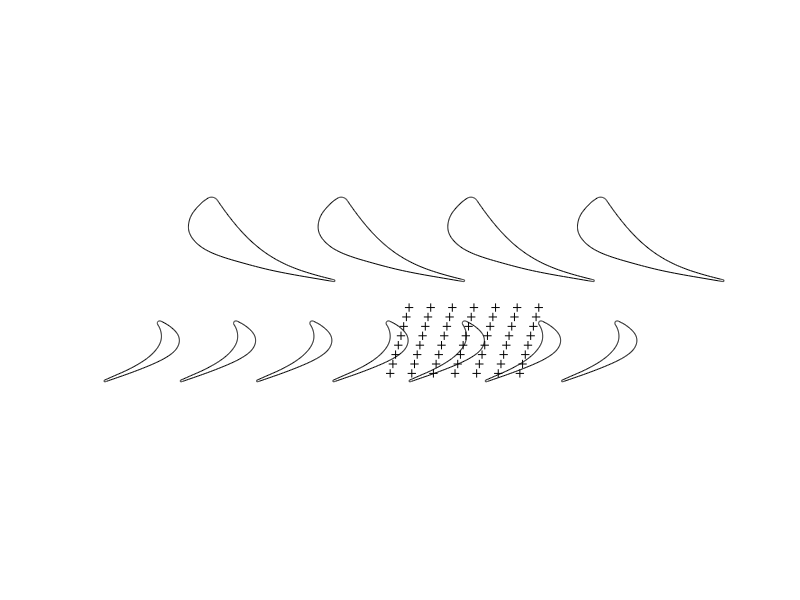

MATLAB code to generate this figure:
function Casing_Settup;
%
% Casing_Settup
%
% A function to create a picture of the casing

% Load Blade_Profiles
NGV = NGV_Profile;
HPB = HPB_Profile;

% Setup gauge locations
for j = 1:7
    gauge_x(:,j) = linspace(20,-79,8)'/100*24.35;
end
for j = 1:8
    gauge_y(j,:) = linspace(0,-100,7)/100*272*2*pi/36-272*2*pi/36/48*(j-1);
end
    
% Delta NGV
D_NGV = 272*2*pi/36;
% Delta HPB
D_HPB = 272*2*pi/60*0.98;
% Delta HPB due to time
T_HPB = 6/144*272*2*pi/360*0.98;

axis off
axis equal
a = gca;
hold on

time = 0;

% Plot NGVs
plot(NGV(:,2)+D_NGV,NGV(:,1),'k')
plot(NGV(:,2),NGV(:,1),'k')
plot(NGV(:,2)-D_NGV,NGV(:,1),'k')
plot(NGV(:,2)-2*D_NGV,NGV(:,1),'k')

der = 1;

% Plot HPBs
plot(HPB(:,2)+der+D_HPB+(time-1)*T_HPB,HPB(:,1),'k')
plot(HPB(:,2)+der+(time-1)*T_HPB,HPB(:,1),'k')
plot(HPB(:,2)+der-D_HPB+(time-1)*T_HPB,HPB(:,1),'k')
plot(HPB(:,2)+der-2*D_HPB+(time-1)*T_HPB,HPB(:,1),'k')
plot(HPB(:,2)+der-3*D_HPB+(time-1)*T_HPB,HPB(:,1),'k')
plot(HPB(:,2)+der-4*D_HPB+(time-1)*T_HPB,HPB(:,1),'k')
plot(HPB(:,2)+der-5*D_HPB+(time-1)*T_HPB,HPB(:,1),'k')

% Plot the gauge points
plot(gauge_y,gauge_x,'k+')
    
% ----------------------------------------- end of Main routine ---------------------------------------------------
% NGV subroutine
function NGV = NGV_Profile;

NGV = [40.222   272.752    -0.994;
    40.217   272.753    -0.938;
    40.206   272.753    -0.865;
    40.191   272.753    -0.766;
    40.176   272.753    -0.672;
    40.160   272.754    -0.581;
    40.129   272.754    -0.405;
    40.098   272.754    -0.231;
    40.067   272.754    -0.051;
    40.036   272.754     0.133;
    40.006   272.754     0.318;
    39.975   272.754     0.503;
    39.944   272.753     0.687;
    39.913   272.753     0.869;
    39.604   272.741     2.686;
    39.295   272.717     4.506;
    38.986   272.681     6.325;
    38.676   272.633     8.138;
    38.367   272.573     9.939;
    38.058   272.502    11.715;
    37.749   272.422    13.455;
    37.440   272.333    15.148;
    37.131   272.237    16.783;
    36.822   272.136    18.355;
    36.513   272.030    19.865;
    36.204   271.920    21.314;
    35.895   271.808    22.700;
    35.585   271.694    24.024;
    35.276   271.579    25.293;
    34.967   271.462    26.517;
    34.658   271.343    27.705;
    34.349   271.223    28.864;
    34.040   271.099    30.003;
    33.731   270.972    31.126;
    33.422   270.842    32.239;
    33.113   270.709    33.342;
    32.804   270.572    34.430;
    32.495   270.434    35.498;
    32.185   270.295    36.541;
    31.876   270.156    37.555;
    31.567   270.019    38.532;
    31.258   269.884    39.467;
    30.949   269.752    40.357;
    30.640   269.624    41.203;
    30.331   269.501    42.004;
    30.022   269.382    42.759;
    29.713   269.268    43.471;
    29.404   269.159    44.139;
    29.094   269.055    44.767;
    28.785   268.957    45.355;
    28.476   268.864    45.904;
    28.167   268.776    46.415;
    27.858   268.693    46.893;
    27.549   268.615    47.337;
    27.240   268.542    47.752;
    26.931   268.472    48.141;
    26.622   268.407    48.504;
    26.313   268.345    48.846;
    26.004   268.286    49.168;
    25.694   268.230    49.471;
    25.385   268.178    49.757;
    25.076   268.128    50.025;
    24.767   268.081    50.275;
    24.458   268.037    50.507;
    24.149   267.997    50.722;
    23.840   267.959    50.920;
    23.531   267.925    51.100;
    23.222   267.894    51.264;
    22.913   267.866    51.411;
    22.603   267.841    51.541;
    22.294   267.819    51.654;
    21.985   267.800    51.750;
    21.676   267.785    51.829;
    21.367   267.773    51.891;
    21.058   267.764    51.937;
    20.749   267.758    51.968;
    20.440   267.755    51.986;
    20.131   267.754    51.990;
    19.822   267.755    51.983;
    19.512   267.759    51.964;
    19.203   267.765    51.933;
    18.894   267.773    51.891;
    18.585   267.783    51.839;
    18.276   267.795    51.775;
    17.967   267.810    51.701;
    17.658   267.826    51.616;
    17.349   267.845    51.520;
    17.040   267.865    51.413;
    16.731   267.888    51.294;
    16.422   267.913    51.163;
    16.112   267.941    51.018;
    15.803   267.971    50.859;
    15.494   268.004    50.685;
    15.185   268.039    50.496;
    14.876   268.078    50.292;
    14.567   268.118    50.075;
    14.258   268.161    49.844;
    13.949   268.206    49.602;
    13.640   268.253    49.347;
    13.331   268.302    49.083;
    13.021   268.352    48.809;
    12.712   268.402    48.529;
    12.403   268.454    48.240;
    12.094   268.508    47.942;
    11.785   268.563    47.634;
    11.476   268.619    47.315;
    11.167   268.678    46.981;
    10.858   268.741    46.619;
    10.549   268.808    46.226;
    10.240   268.880    45.806;
     9.931   268.955    45.363;
     9.621   269.035    44.889;
     9.591   269.045    44.830;
     9.560   269.055    44.767;
     9.529   269.066    44.700;
     9.498   269.078    44.627;
     9.467   269.092    44.547;
     9.436   269.106    44.457;
     9.405   269.123    44.354;
     9.374   269.144    44.231;
     9.359   269.156    44.157;
     9.343   269.170    44.069;
     9.328   269.189    43.954;
     9.317   269.210    43.828;
     9.312   269.235    43.674;
     9.317   269.260    43.518;
     9.328   269.280    43.391;
     9.343   269.298    43.278;
     9.359   269.313    43.190;
     9.374   269.324    43.116;
     9.405   269.344    42.993;
     9.436   269.361    42.890;
     9.467   269.375    42.800;
     9.498   269.388    42.720;
     9.529   269.399    42.647;
     9.560   269.410    42.579;
     9.591   269.420    42.516;
     9.621   269.429    42.458;
     9.652   269.438    42.402;
     9.683   269.446    42.350;
     9.714   269.454    42.300;
     9.745   269.461    42.253;
     9.776   269.468    42.208;
     9.807   269.475    42.165;
     9.838   269.482    42.123;
     9.869   269.488    42.084;
     9.900   269.494    42.046;
     9.931   269.500    42.009;
     9.961   269.505    41.973;
     9.992   269.510    41.939;
    10.023   269.515    41.906;
    10.054   269.520    41.875;
    10.085   269.525    41.844;
    10.116   269.530    41.814;
    10.147   269.534    41.785;
    10.178   269.539    41.757;
    10.209   269.543    41.730;
    10.240   269.547    41.704;
    10.271   269.551    41.679;
    10.301   269.555    41.654;
    10.332   269.558    41.630;
    10.363   269.562    41.607;
    10.394   269.565    41.585;
    10.425   269.569    41.563;
    10.456   269.572    41.542;
    10.487   269.575    41.520;
    10.518   269.579    41.499;
    10.549   269.582    41.478;
    10.580   269.585    41.457;
    10.611   269.588    41.436;
    10.641   269.591    41.415;
    10.672   269.595    41.394;
    10.703   269.598    41.374;
    10.734   269.601    41.353;
    10.765   269.604    41.333;
    10.796   269.607    41.312;
    10.827   269.610    41.291;
    10.858   269.614    41.271;
    11.167   269.646    41.060;
    11.476   269.678    40.848;
    11.785   269.710    40.635;
    12.094   269.742    40.422;
    12.403   269.774    40.208;
    12.712   269.806    39.994;
    13.021   269.838    39.778;
    13.331   269.870    39.561;
    13.640   269.902    39.342;
    13.949   269.934    39.122;
    14.258   269.966    38.899;
    14.567   269.999    38.675;
    14.876   270.031    38.449;
    15.185   270.063    38.220;
    15.494   270.096    37.991;
    15.803   270.128    37.759;
    16.112   270.161    37.526;
    16.422   270.193    37.291;
    16.731   270.226    37.054;
    17.040   270.259    36.815;
    17.349   270.291    36.575;
    17.658   270.324    36.333;
    17.967   270.357    36.089;
    18.276   270.389    35.843;
    18.585   270.422    35.595;
    18.894   270.455    35.345;
    19.203   270.488    35.093;
    19.512   270.521    34.838;
    19.822   270.554    34.580;
    20.131   270.587    34.320;
    20.440   270.620    34.056;
    20.749   270.654    33.789;
    21.058   270.687    33.519;
    21.367   270.721    33.245;
    21.676   270.755    32.968;
    21.985   270.789    32.687;
    22.294   270.823    32.403;
    22.603   270.857    32.115;
    22.913   270.892    31.823;
    23.222   270.926    31.527;
    23.531   270.961    31.228;
    23.840   270.996    30.925;
    24.149   271.031    30.618;
    24.458   271.066    30.306;
    24.767   271.101    29.989;
    25.076   271.136    29.667;
    25.385   271.172    29.339;
    25.694   271.208    29.005;
    26.004   271.244    28.665;
    26.313   271.280    28.319;
    26.622   271.317    27.966;
    26.931   271.354    27.606;
    27.240   271.391    27.239;
    27.549   271.428    26.864;
    27.858   271.466    26.483;
    28.167   271.503    26.093;
    28.476   271.541    25.695;
    28.785   271.580    25.288;
    29.094   271.618    24.872;
    29.404   271.657    24.446;
    29.713   271.695    24.010;
    30.022   271.735    23.562;
    30.331   271.774    23.103;
    30.640   271.814    22.632;
    30.949   271.854    22.147;
    31.258   271.894    21.649;
    31.567   271.934    21.137;
    31.876   271.974    20.610;
    32.185   272.015    20.067;
    32.495   272.056    19.507;
    32.804   272.097    18.929;
    33.113   272.137    18.331;
    33.422   272.178    17.712;
    33.731   272.219    17.071;
    34.040   272.260    16.406;
    34.349   272.301    15.715;
    34.658   272.342    14.997;
    34.967   272.382    14.248;
    35.276   272.421    13.468;
    35.585   272.460    12.655;
    35.895   272.499    11.806;
    36.204   272.536    10.919;
    36.513   272.571     9.994;
    36.822   272.605     9.030;
    37.131   272.636     8.029;
    37.440   272.665     6.991;
    37.749   272.690     5.918;
    38.058   272.712     4.811;
    38.367   272.729     3.669;
    38.676   272.743     2.494;
    38.986   272.751     1.288;
    39.295   272.754     0.052;
    39.326   272.754    -0.072;
    39.356   272.754    -0.195;
    39.387   272.754    -0.320;
    39.418   272.754    -0.446;
    39.449   272.754    -0.576;
    39.480   272.753    -0.709;
    39.511   272.753    -0.842;
    39.542   272.752    -0.968;
    39.573   272.752    -1.081;
    39.604   272.752    -1.156;
    39.635   272.752    -1.202;
    39.666   272.751    -1.235;
    39.696   272.751    -1.261;
    39.727   272.751    -1.281;
    39.758   272.751    -1.296;
    39.789   272.751    -1.308;
    39.820   272.751    -1.316;
    39.851   272.751    -1.322;
    39.882   272.751    -1.324;
    39.913   272.751    -1.324;
    39.944   272.751    -1.320;
    39.975   272.751    -1.314;
    40.006   272.751    -1.304;
    40.036   272.751    -1.291;
    40.067   272.751    -1.273;
    40.098   272.751    -1.251;
    40.129   272.751    -1.223;
    40.160   272.752    -1.186;
    40.176   272.752    -1.163;
    40.191   272.752    -1.133;
    40.206   272.752    -1.095;
    40.217   272.752    -1.051;
    40.222   272.752    -0.994];

% Modify as necessary
% All x-values are relative to the trailing edge
[m,i] = max(NGV(:,1));
x = NGV(:,1)-m;
x = x-14.37;    % Offset from leading edge of rotor

% Set to streamline value
r = sqrt(NGV(:,2).^2+NGV(:,3).^2);
theta = atan2(NGV(:,3),NGV(:,2));
s = r.*theta;

NGV = [-x -(s-s(i))+20];

% ------------------------------ end of NGV ---------------------------------------------------------
% HPB subroutine
function HPB = HPB_Profile
HPB = [75.902   276.754    19.313;
    75.899   276.757    19.266;
    75.891   276.759    19.228;
    75.880   276.760    19.194;
    75.868   276.760    19.167;
    75.857   276.760    19.138;
    75.835   276.761    19.076;
    75.813   276.763    19.011;
    75.790   276.764    18.944;
    75.768   276.766    18.876;
    75.746   276.767    18.807;
    75.723   276.768    18.740;
    75.701   276.770    18.675;
    75.679   276.771    18.610;
    75.455   276.782    17.966;
    75.232   276.791    17.320;
    75.009   276.799    16.676;
    74.786   276.805    16.034;
    74.563   276.810    15.393;
    74.339   276.813    14.752;
    74.116   276.814    14.110;
    73.893   276.815    13.467;
    73.670   276.814    12.825;
    73.447   276.811    12.187;
    73.223   276.806    11.556;
    73.000   276.799    10.934;
    72.777   276.791    10.319;
    72.554   276.782     9.711;
    72.330   276.770     9.109;
    72.107   276.758     8.511;
    71.884   276.743     7.920;
    71.661   276.728     7.334;
    71.438   276.711     6.754;
    71.214   276.693     6.181;
    70.991   276.673     5.614;
    70.768   276.652     5.054;
    70.545   276.630     4.500;
    70.321   276.607     3.952;
    70.098   276.582     3.411;
    69.875   276.556     2.877;
    69.652   276.530     2.353;
    69.429   276.502     1.838;
    69.205   276.473     1.333;
    68.982   276.443     0.838;
    68.759   276.413     0.354;
    68.536   276.381    -0.119;
    68.313   276.349    -0.580;
    68.089   276.316    -1.030;
    67.866   276.282    -1.467;
    67.643   276.248    -1.890;
    67.420   276.213    -2.298;
    67.196   276.178    -2.692;
    66.973   276.142    -3.070;
    66.750   276.106    -3.434;
    66.527   276.070    -3.783;
    66.304   276.033    -4.118;
    66.080   275.997    -4.438;
    65.857   275.960    -4.744;
    65.634   275.923    -5.036;
    65.411   275.886    -5.315;
    65.188   275.849    -5.578;
    64.964   275.812    -5.826;
    64.741   275.776    -6.057;
    64.518   275.739    -6.273;
    64.295   275.703    -6.472;
    64.071   275.667    -6.656;
    63.848   275.631    -6.826;
    63.625   275.595    -6.982;
    63.402   275.560    -7.124;
    63.179   275.525    -7.255;
    62.955   275.490    -7.374;
    62.732   275.455    -7.481;
    62.509   275.421    -7.577;
    62.286   275.387    -7.662;
    62.062   275.353    -7.736;
    61.839   275.320    -7.798;
    61.616   275.287    -7.850;
    61.393   275.254    -7.889;
    61.170   275.221    -7.917;
    60.946   275.189    -7.932;
    60.723   275.157    -7.935;
    60.500   275.126    -7.927;
    60.277   275.095    -7.907;
    60.054   275.064    -7.875;
    59.830   275.033    -7.832;
    59.607   275.003    -7.777;
    59.384   274.973    -7.710;
    59.161   274.944    -7.629;
    58.937   274.915    -7.535;
    58.714   274.886    -7.426;
    58.491   274.858    -7.301;
    58.268   274.830    -7.158;
    58.045   274.802    -7.001;
    57.821   274.774    -6.835;
    57.598   274.747    -6.660;
    57.375   274.720    -6.471;
    57.152   274.693    -6.265;
    56.929   274.666    -6.042;
    56.705   274.639    -5.805;
    56.482   274.613    -5.556;
    56.259   274.586    -5.299;
    56.036   274.560    -5.031;
    55.812   274.533    -4.753;
    55.589   274.506    -4.463;
    55.366   274.479    -4.157;
    55.143   274.452    -3.834;
    54.920   274.425    -3.490;
    54.696   274.398    -3.121;
    54.473   274.370    -2.727;
    54.250   274.342    -2.309;
    54.027   274.314    -1.868;
    53.803   274.285    -1.410;
    53.781   274.282    -1.363;
    53.759   274.279    -1.317;
    53.737   274.276    -1.270;
    53.714   274.273    -1.223;
    53.692   274.270    -1.176;
    53.670   274.267    -1.128;
    53.647   274.264    -1.079;
    53.625   274.261    -1.019;
    53.614   274.260    -0.983;
    53.603   274.258    -0.940;
    53.591   274.257    -0.883;
    53.584   274.256    -0.820;
    53.580   274.256    -0.743;
    53.584   274.257    -0.659;
    53.591   274.258    -0.608;
    53.603   274.259    -0.544;
    53.614   274.261    -0.502;
    53.625   274.263    -0.466;
    53.647   274.266    -0.405;
    53.670   274.269    -0.356;
    53.692   274.273    -0.313;
    53.714   274.276    -0.275;
    53.737   274.279    -0.241;
    53.759   274.282    -0.210;
    53.781   274.285    -0.182;
    53.803   274.289    -0.156;
    53.826   274.292    -0.132;
    53.848   274.295    -0.109;
    53.870   274.298    -0.088;
    53.893   274.301    -0.069;
    53.915   274.304    -0.050;
    53.937   274.308    -0.033;
    53.960   274.311    -0.017;
    53.982   274.314    -0.002;
    54.004   274.317     0.012;
    54.027   274.320     0.025;
    54.049   274.323     0.037;
    54.071   274.327     0.049;
    54.094   274.330     0.059;
    54.116   274.333     0.069;
    54.138   274.336     0.078;
    54.161   274.339     0.086;
    54.183   274.342     0.094;
    54.205   274.346     0.101;
    54.228   274.349     0.108;
    54.250   274.352     0.113;
    54.272   274.355     0.118;
    54.295   274.358     0.123;
    54.317   274.361     0.127;
    54.339   274.365     0.130;
    54.362   274.368     0.133;
    54.384   274.371     0.135;
    54.406   274.374     0.136;
    54.429   274.377     0.137;
    54.451   274.380     0.137;
    54.473   274.384     0.137;
    54.495   274.387     0.136;
    54.518   274.390     0.135;
    54.540   274.393     0.133;
    54.562   274.396     0.130;
    54.585   274.400     0.127;
    54.607   274.403     0.123;
    54.629   274.406     0.119;
    54.652   274.409     0.114;
    54.674   274.412     0.108;
    54.696   274.415     0.101;
    54.920   274.447    -0.003;
    55.143   274.479    -0.153;
    55.366   274.510    -0.295;
    55.589   274.542    -0.424;
    55.812   274.573    -0.543;
    56.036   274.605    -0.652;
    56.259   274.636    -0.753;
    56.482   274.668    -0.844;
    56.705   274.699    -0.928;
    56.929   274.731    -1.003;
    57.152   274.762    -1.071;
    57.375   274.794    -1.132;
    57.598   274.825    -1.186;
    57.821   274.857    -1.233;
    58.045   274.888    -1.273;
    58.268   274.920    -1.306;
    58.491   274.951    -1.333;
    58.714   274.983    -1.353;
    58.937   275.014    -1.366;
    59.161   275.046    -1.371;
    59.384   275.078    -1.370;
    59.607   275.110    -1.361;
    59.830   275.141    -1.345;
    60.054   275.173    -1.320;
    60.277   275.205    -1.288;
    60.500   275.237    -1.247;
    60.723   275.269    -1.197;
    60.946   275.301    -1.139;
    61.170   275.333    -1.073;
    61.393   275.365    -0.998;
    61.616   275.397    -0.915;
    61.839   275.429    -0.823;
    62.062   275.461    -0.724;
    62.286   275.493    -0.616;
    62.509   275.525    -0.500;
    62.732   275.557    -0.375;
    62.955   275.589    -0.243;
    63.179   275.620    -0.103;
    63.402   275.652     0.046;
    63.625   275.684     0.202;
    63.848   275.715     0.366;
    64.071   275.747     0.538;
    64.295   275.778     0.717;
    64.518   275.809     0.904;
    64.741   275.840     1.099;
    64.964   275.871     1.301;
    65.188   275.902     1.510;
    65.411   275.932     1.726;
    65.634   275.962     1.950;
    65.857   275.992     2.183;
    66.080   276.022     2.423;
    66.304   276.051     2.672;
    66.527   276.080     2.930;
    66.750   276.109     3.197;
    66.973   276.137     3.472;
    67.196   276.165     3.757;
    67.420   276.193     4.050;
    67.643   276.220     4.353;
    67.866   276.247     4.665;
    68.089   276.273     4.987;
    68.313   276.298     5.317;
    68.536   276.323     5.656;
    68.759   276.348     6.004;
    68.982   276.371     6.360;
    69.205   276.394     6.726;
    69.429   276.417     7.100;
    69.652   276.438     7.484;
    69.875   276.459     7.875;
    70.098   276.479     8.276;
    70.321   276.498     8.684;
    70.545   276.517     9.101;
    70.768   276.534     9.525;
    70.991   276.551     9.957;
    71.214   276.566    10.396;
    71.438   276.581    10.843;
    71.661   276.594    11.300;
    71.884   276.607    11.768;
    72.107   276.617    12.248;
    72.330   276.627    12.741;
    72.554   276.635    13.246;
    72.777   276.642    13.757;
    73.000   276.647    14.273;
    73.223   276.652    14.789;
    73.447   276.656    15.303;
    73.670   276.659    15.814;
    73.893   276.661    16.323;
    74.116   276.662    16.829;
    74.339   276.663    17.333;
    74.563   276.663    17.833;
    74.786   276.662    18.331;
    75.009   276.661    18.826;
    75.232   276.659    19.318;
    75.255   276.658    19.367;
    75.277   276.658    19.416;
    75.299   276.658    19.463;
    75.322   276.659    19.498;
    75.344   276.660    19.526;
    75.366   276.662    19.548;
    75.388   276.664    19.567;
    75.411   276.666    19.582;
    75.433   276.668    19.595;
    75.455   276.670    19.606;
    75.478   276.673    19.615;
    75.500   276.676    19.622;
    75.522   276.678    19.627;
    75.545   276.681    19.631;
    75.567   276.684    19.633;
    75.589   276.687    19.633;
    75.612   276.691    19.632;
    75.634   276.694    19.629;
    75.656   276.698    19.625;
    75.679   276.701    19.619;
    75.701   276.705    19.611;
    75.723   276.709    19.601;
    75.746   276.713    19.589;
    75.768   276.717    19.574;
    75.790   276.721    19.557;
    75.813   276.726    19.536;
    75.835   276.731    19.510;
    75.857   276.737    19.477;
    75.868   276.740    19.456;
    75.880   276.743    19.431;
    75.891   276.747    19.397;
    75.899   276.750    19.363;
    75.902   276.754    19.313];

% Modify as necessary
% All x-values are relative to the leading edge
[m,i] = min(HPB(:,1));
x = HPB(:,1)-m;

% Set to streamline value
r = sqrt(HPB(:,2).^2+HPB(:,3).^2);
theta = atan2(HPB(:,3),HPB(:,2));
s = r.*theta;

HPB = [-x -(s-s(i))];